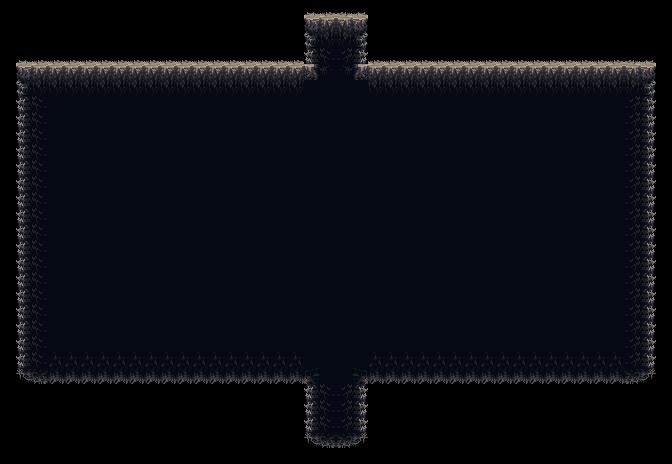

This is a level from a 2D game, rendered from its Tiled map with the project's own tilesets. A one-line summary and the map file follow, with tile-layer data summarised:
An orthogonal 42x29 tile map with 16x16 px tiles, 1 tile layer (Ground), 1 hidden layer not drawn, 2 tilesets.

<map version="1.10" tiledversion="1.10.1" orientation="orthogonal" renderorder="right-down" width="42" height="29" tilewidth="16" tileheight="16" infinite="0" nextlayerid="6" nextobjectid="1">
 <tileset firstgid="1" source="Prototype Caves Tileset.tsx" />
 <tileset firstgid="33" source="mainlevbuild.tsx" />
 <layer id="3" name="Terrain" width="42" height="29" visible="0">
  <data>[1218 cells, 1218 non-empty, 2 distinct tile ids]</data>
 </layer>
 <layer id="5" name="Ground" width="42" height="29">
  <data>[1218 cells, 868 non-empty, 29 distinct tile ids]</data>
 </layer>
</map>
